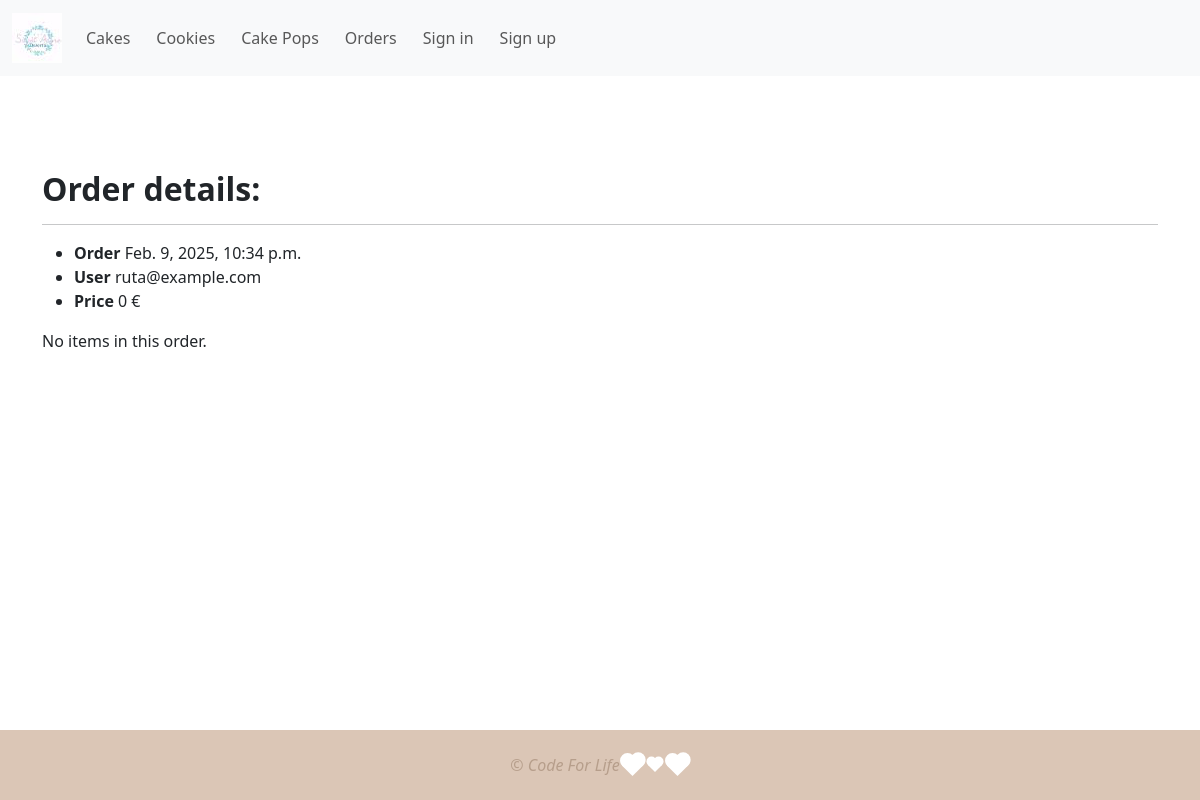
Before: /orders/3 with the older database file.
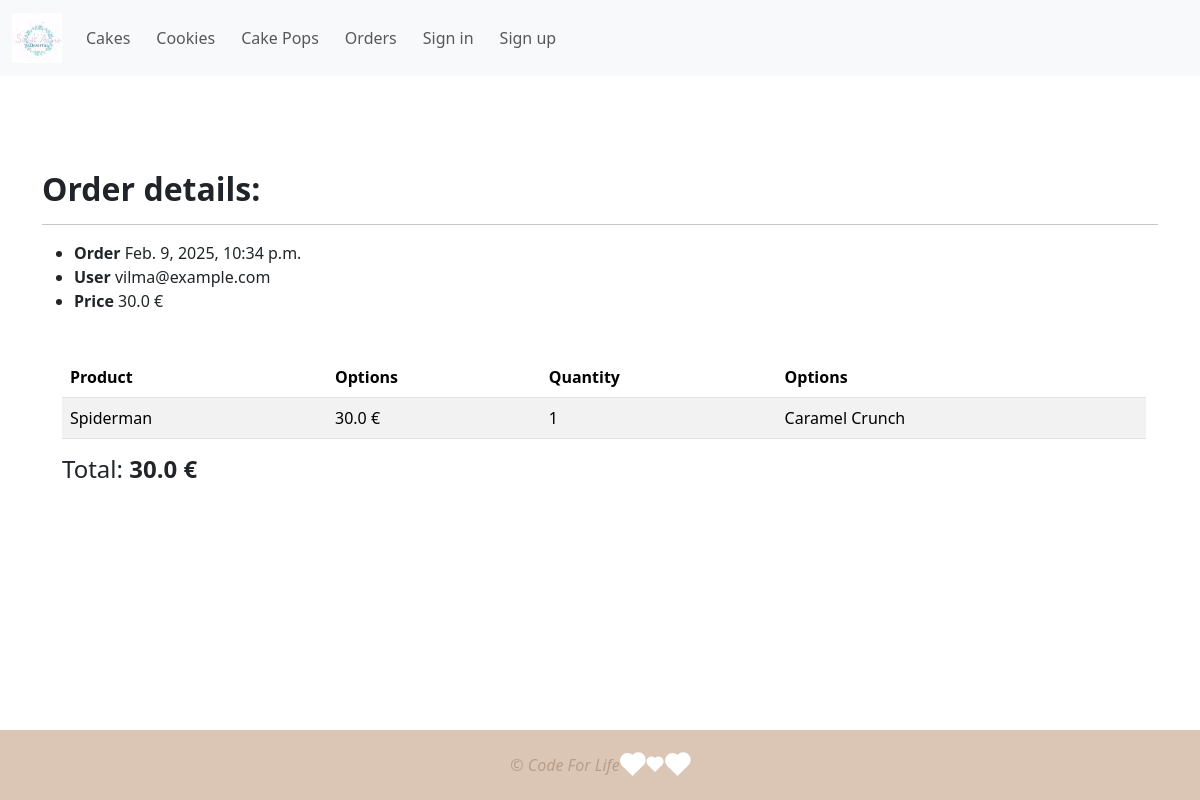
After: the same page with the newer database file.
### desserts/models.py (models this page shows, shortened)
class Order(models.Model):
    order_date = models.DateTimeField(blank=False, null=False, auto_now_add=True)
    user = models.ForeignKey(User, on_delete=models.SET_NULL, null=True, blank=True)
    deadline = models.DateTimeField(verbose_name="Deadline", null=True, blank=True)
    NEW = "N"
    IN_PROGRESS = "P"
    COMPLETED = "C"
    DELIVERED = "D"
    ORDER_STATUSES = {
        NEW: "New",
        IN_PROGRESS: "In Progress",
        COMPLETED: "Completed",
        DELIVERED: "Delivered",
    }
    status = models.CharField(
        max_length=1, choices=ORDER_STATUSES, default="NEW", blank=True
    )
    class Meta:
        verbose_name = "Order"
        verbose_name_plural = "Orders"
    @property
    def total_price(self):
        total_price = 0
        for line in self.lines.all():
            total_price += line.price
        return total_price

class OrderLine(models.Model):
    order = models.ForeignKey(
        Order, on_delete=models.CASCADE, blank=True, null=True, related_name="lines"
    )
    options = models.ManyToManyField(
        Option,
        blank=False,
        help_text="*To select more than one Option, press CTRL and left mouse key.",
    )
    product = models.ForeignKey(
        Product, on_delete=models.CASCADE, blank=False, null=True, related_name="order_line"
    )
    quantity = models.IntegerField(blank=True, null=False, default=1)
    class Meta:
        verbose_name = "Order Line"
        verbose_name_plural = "Order Lines"
    @property
    def price(self):
        if self.product:
            return self.product.price * self.quantity
        else:
            return 0

class Product(models.Model):
    category = models.ForeignKey(
        Category, on_delete=models.CASCADE, blank=True, null=True
    )
    options = models.ManyToManyField(
        Option,
        blank=True, null=True
    )
    name = models.CharField(max_length=200, blank=True, null=True)
    description = HTMLField("Description", max_length=4096, default="")
    price = models.FloatField(blank=False, null=False)
    image = models.ImageField(upload_to="products", blank=True, null=True)
    class Meta:
        verbose_name = "Product"
        verbose_name_plural = "Products"

class Option(models.Model):
    name = models.CharField(max_length=200, blank=True, null=True)
    class Meta:
        verbose_name = "Option"
        verbose_name_plural = "Options"

### my_auth/models.py (models this page shows)
class User(AbstractUser):
    bio = models.TextField(null=True, blank=True)
    email = models.EmailField(unique=True, null=True)
    USERNAME_FIELD = "email"
    REQUIRED_FIELDS = []
    class Meta:
        verbose_name = "User"
        verbose_name_plural = "Users"

### desserts/views.py (the view)
# urls.py: path("orders/<int:pk>", views.OrderDetailView.as_view(), name="order_details"),
class OrderDetailView(generic.DetailView):
    model = Order
    template_name = "desserts/order_details.html"
    context_object_name = "order"

### desserts/templates/desserts/order_details.html (shortened to what this page needs)
{% extends "desserts/base.html" %}
{% load static %}
{% block content %}
  <h2><strong>Order details: </strong></h2>
  <hr />
 <ul>
  <li><strong>Order </strong>{{ order.order_date }}</li>
  <li><strong>User </strong>{{ order.user }}</li>
  <li><strong>Price </strong>{{ order.total_price }} €</li>
 </ul>
{% if order.lines.all %}
<div class="container" style="padding-top: 20px; padding-left: 20px">
        <table class="table table-striped">
          <thead>
            <tr>
              <th>Product</th>
              <th>Options</th>
              <th>Quantity</th>
              <th>Options</th>
            </tr>
        </thead>
          <tbody>
            {% for line in order.lines.all %}
  <tr>
                <td>{{ line.product.name }}</td>
                <td>{{ line.product.price }} €</td>
                <td>{{ line.quantity }}</td>
<td>
    {% for option in line.options.all %}
    {{ option.name }}
    {% endfor %}
</td>
  </tr>
          {% endfor %}
   </tbody>
    </table>
    <h4>Total: <strong>{{ order.total_price }} €</strong></h4>
  </div>
{% else %}
  <p>No items in this order.</p>
{% endif %}
{% endblock content %}

Changed rows visible on the page:
changed Order: user "ruta@example.com" → "vilma@example.com"; total_price "0" → "30.0"; total_price (not shown) → "30.0"
added OrderLine: product.name "Spiderman", product.price "30.0", quantity "1"
now on this page (row unchanged): Option: name "Caramel Crunch"
Other visible differences:
text no longer shown: "No items in this order."
text now shown: "Product Options Quantity Options Total: €"
